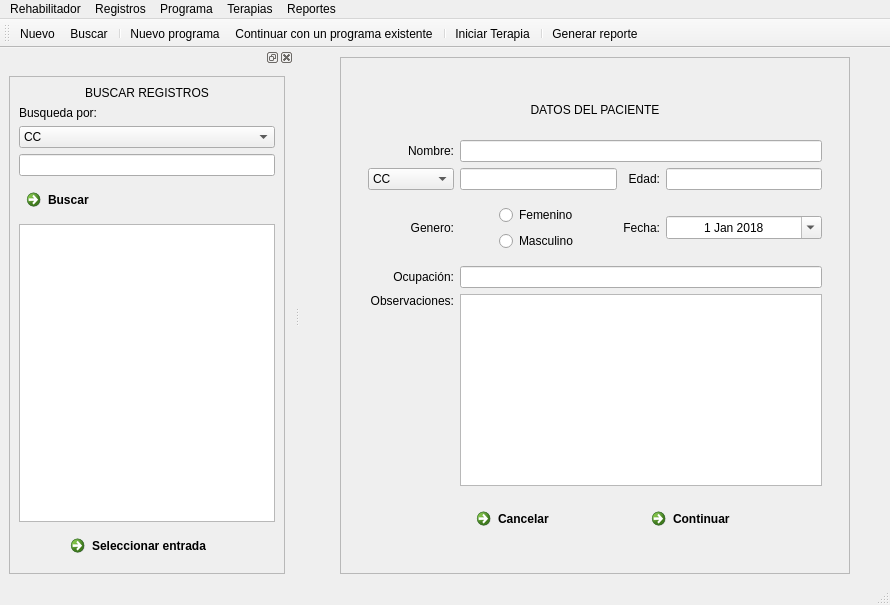
<?xml version="1.0" encoding="UTF-8"?>
<ui version="4.0">
 <class>MainWindow</class>
 <widget class="QMainWindow" name="MainWindow">
  <property name="geometry">
   <rect>
    <x>0</x>
    <y>0</y>
    <width>890</width>
    <height>605</height>
   </rect>
  </property>
  <property name="windowTitle">
   <string>Rehabilitator</string>
  </property>
  <widget class="QWidget" name="centralwidget">
   <layout class="QGridLayout" name="gridLayout">
    <item row="0" column="0">
     <widget class="QFrame" name="frame">
      <property name="sizePolicy">
       <sizepolicy hsizetype="Maximum" vsizetype="Preferred">
        <horstretch>0</horstretch>
        <verstretch>0</verstretch>
       </sizepolicy>
      </property>
      <property name="frameShape">
       <enum>QFrame::StyledPanel</enum>
      </property>
      <property name="frameShadow">
       <enum>QFrame::Raised</enum>
      </property>
      <layout class="QGridLayout" name="gridLayout_4">
       <item row="0" column="0">
        <widget class="QStackedWidget" name="stackedWidget">
         <property name="sizePolicy">
          <sizepolicy hsizetype="Maximum" vsizetype="Preferred">
           <horstretch>0</horstretch>
           <verstretch>0</verstretch>
          </sizepolicy>
         </property>
         <property name="currentIndex">
          <number>0</number>
         </property>
         <widget class="QWidget" name="page_2">
          <layout class="QGridLayout" name="gridLayout_2">
           <item row="0" column="0">
            <widget class="QWidget" name="widget_2" native="true">
             <property name="sizePolicy">
              <sizepolicy hsizetype="Maximum" vsizetype="Minimum">
               <horstretch>0</horstretch>
               <verstretch>0</verstretch>
              </sizepolicy>
             </property>
             <property name="maximumSize">
              <size>
               <width>600</width>
               <height>16777215</height>
              </size>
             </property>
             <property name="focusPolicy">
              <enum>Qt::NoFocus</enum>
             </property>
             <property name="contextMenuPolicy">
              <enum>Qt::DefaultContextMenu</enum>
             </property>
             <property name="inputMethodHints">
              <set>Qt::ImhPreferNumbers</set>
             </property>
             <layout class="QGridLayout" name="gridLayout_3">
              <item row="2" column="0">
               <widget class="QComboBox" name="comboBox">
                <property name="layoutDirection">
                 <enum>Qt::LeftToRight</enum>
                </property>
                <item>
                 <property name="text">
                  <string>CC</string>
                 </property>
                </item>
                <item>
                 <property name="text">
                  <string>TI</string>
                 </property>
                </item>
                <item>
                 <property name="text">
                  <string>Pasaporte</string>
                 </property>
                </item>
               </widget>
              </item>
              <item row="1" column="0">
               <widget class="QLabel" name="label_3">
                <property name="text">
                 <string>Nombre:</string>
                </property>
                <property name="alignment">
                 <set>Qt::AlignRight|Qt::AlignTrailing|Qt::AlignVCenter</set>
                </property>
               </widget>
              </item>
              <item row="4" column="0">
               <widget class="QLabel" name="label_6">
                <property name="text">
                 <string>Genero:</string>
                </property>
                <property name="alignment">
                 <set>Qt::AlignRight|Qt::AlignTrailing|Qt::AlignVCenter</set>
                </property>
               </widget>
              </item>
              <item row="2" column="3">
               <widget class="QLineEdit" name="lineEdit_3">
                <property name="inputMethodHints">
                 <set>Qt::ImhPreferNumbers</set>
                </property>
                <property name="maxLength">
                 <number>2</number>
                </property>
                <property name="frame">
                 <bool>true</bool>
                </property>
                <property name="alignment">
                 <set>Qt::AlignCenter</set>
                </property>
               </widget>
              </item>
              <item row="1" column="1" colspan="3">
               <widget class="QLineEdit" name="lineEdit">
                <property name="maximumSize">
                 <size>
                  <width>16777215</width>
                  <height>16777215</height>
                 </size>
                </property>
                <property name="alignment">
                 <set>Qt::AlignCenter</set>
                </property>
               </widget>
              </item>
              <item row="6" column="1" colspan="3">
               <widget class="QTextEdit" name="textEdit">
                <property name="sizePolicy">
                 <sizepolicy hsizetype="Expanding" vsizetype="Minimum">
                  <horstretch>0</horstretch>
                  <verstretch>0</verstretch>
                 </sizepolicy>
                </property>
               </widget>
              </item>
              <item row="2" column="2">
               <widget class="QLabel" name="label_5">
                <property name="text">
                 <string>Edad:</string>
                </property>
                <property name="alignment">
                 <set>Qt::AlignRight|Qt::AlignTrailing|Qt::AlignVCenter</set>
                </property>
               </widget>
              </item>
              <item row="2" column="1">
               <widget class="QLineEdit" name="lineEdit_2">
                <property name="inputMethodHints">
                 <set>Qt::ImhFormattedNumbersOnly|Qt::ImhPreferNumbers</set>
                </property>
                <property name="maxLength">
                 <number>10</number>
                </property>
                <property name="alignment">
                 <set>Qt::AlignCenter</set>
                </property>
                <property name="cursorMoveStyle">
                 <enum>Qt::LogicalMoveStyle</enum>
                </property>
               </widget>
              </item>
              <item row="5" column="0">
               <widget class="QLabel" name="label">
                <property name="text">
                 <string>Ocupación:</string>
                </property>
                <property name="alignment">
                 <set>Qt::AlignRight|Qt::AlignTrailing|Qt::AlignVCenter</set>
                </property>
               </widget>
              </item>
              <item row="6" column="0" alignment="Qt::AlignTop">
               <widget class="QLabel" name="label_7">
                <property name="text">
                 <string>Observaciones:</string>
                </property>
                <property name="alignment">
                 <set>Qt::AlignRight|Qt::AlignTrailing|Qt::AlignVCenter</set>
                </property>
               </widget>
              </item>
              <item row="0" column="0" colspan="4">
               <widget class="QLabel" name="label_2">
                <property name="text">
                 <string>DATOS DEL PACIENTE</string>
                </property>
                <property name="alignment">
                 <set>Qt::AlignCenter</set>
                </property>
               </widget>
              </item>
              <item row="4" column="3">
               <widget class="QDateEdit" name="dateEdit">
                <property name="alignment">
                 <set>Qt::AlignCenter</set>
                </property>
                <property name="calendarPopup">
                 <bool>true</bool>
                </property>
                <property name="date">
                 <date>
                  <year>2018</year>
                  <month>1</month>
                  <day>1</day>
                 </date>
                </property>
               </widget>
              </item>
              <item row="4" column="2">
               <widget class="QLabel" name="label_4">
                <property name="text">
                 <string>Fecha:</string>
                </property>
                <property name="alignment">
                 <set>Qt::AlignRight|Qt::AlignTrailing|Qt::AlignVCenter</set>
                </property>
               </widget>
              </item>
              <item row="4" column="1" alignment="Qt::AlignHCenter">
               <widget class="QWidget" name="widget_3" native="true">
                <layout class="QVBoxLayout" name="verticalLayout_2">
                 <item>
                  <widget class="QRadioButton" name="radioButton">
                   <property name="text">
                    <string>Femenino</string>
                   </property>
                  </widget>
                 </item>
                 <item>
                  <widget class="QRadioButton" name="radioButton_2">
                   <property name="inputMethodHints">
                    <set>Qt::ImhFormattedNumbersOnly</set>
                   </property>
                   <property name="text">
                    <string>Masculino</string>
                   </property>
                  </widget>
                 </item>
                </layout>
               </widget>
              </item>
              <item row="5" column="1" colspan="3">
               <widget class="QLineEdit" name="lineEdit_5">
                <property name="alignment">
                 <set>Qt::AlignCenter</set>
                </property>
               </widget>
              </item>
              <item row="7" column="1" colspan="3">
               <widget class="QWidget" name="widget" native="true">
                <layout class="QHBoxLayout" name="horizontalLayout">
                 <item>
                  <widget class="QCommandLinkButton" name="commandLinkButton_2">
                   <property name="text">
                    <string>Cancelar</string>
                   </property>
                   <property name="icon">
                    <iconset>
                     <normaloff>icons/126466-multimedia-collection/png/back.png</normaloff>icons/126466-multimedia-collection/png/back.png</iconset>
                   </property>
                  </widget>
                 </item>
                 <item>
                  <widget class="QCommandLinkButton" name="commandLinkButton">
                   <property name="text">
                    <string>Continuar</string>
                   </property>
                   <property name="icon">
                    <iconset>
                     <normaloff>icons/126466-multimedia-collection/png/next-1.png</normaloff>icons/126466-multimedia-collection/png/next-1.png</iconset>
                   </property>
                  </widget>
                 </item>
                </layout>
               </widget>
              </item>
             </layout>
            </widget>
           </item>
          </layout>
         </widget>
         <widget class="QWidget" name="page">
          <layout class="QGridLayout" name="gridLayout_5">
           <item row="0" column="0">
            <widget class="QWidget" name="widget_4" native="true">
             <property name="sizePolicy">
              <sizepolicy hsizetype="Maximum" vsizetype="Preferred">
               <horstretch>0</horstretch>
               <verstretch>0</verstretch>
              </sizepolicy>
             </property>
             <property name="maximumSize">
              <size>
               <width>600</width>
               <height>16777215</height>
              </size>
             </property>
             <layout class="QGridLayout" name="gridLayout_6">
              <item row="1" column="0">
               <widget class="QLabel" name="label_9">
                <property name="text">
                 <string>Sesiones totales</string>
                </property>
               </widget>
              </item>
              <item row="1" column="3">
               <widget class="QLineEdit" name="lineEdit_7">
                <property name="alignment">
                 <set>Qt::AlignCenter</set>
                </property>
               </widget>
              </item>
              <item row="2" column="3">
               <widget class="QDateEdit" name="dateEdit_3">
                <property name="alignment">
                 <set>Qt::AlignCenter</set>
                </property>
                <property name="calendarPopup">
                 <bool>true</bool>
                </property>
               </widget>
              </item>
              <item row="3" column="0">
               <widget class="QLabel" name="label_15">
                <property name="text">
                 <string>Observaciones:</string>
                </property>
                <property name="alignment">
                 <set>Qt::AlignLeading|Qt::AlignLeft|Qt::AlignTop</set>
                </property>
               </widget>
              </item>
              <item row="2" column="0">
               <widget class="QLabel" name="label_13">
                <property name="text">
                 <string>Fecha de inicio</string>
                </property>
               </widget>
              </item>
              <item row="0" column="0" colspan="4">
               <widget class="QLabel" name="label_8">
                <property name="sizePolicy">
                 <sizepolicy hsizetype="Preferred" vsizetype="Maximum">
                  <horstretch>0</horstretch>
                  <verstretch>0</verstretch>
                 </sizepolicy>
                </property>
                <property name="text">
                 <string>NUEVO PROGRAMA</string>
                </property>
                <property name="alignment">
                 <set>Qt::AlignCenter</set>
                </property>
               </widget>
              </item>
              <item row="3" column="1" colspan="3">
               <widget class="QTextEdit" name="textEdit_2">
                <property name="sizePolicy">
                 <sizepolicy hsizetype="Expanding" vsizetype="Maximum">
                  <horstretch>0</horstretch>
                  <verstretch>0</verstretch>
                 </sizepolicy>
                </property>
               </widget>
              </item>
              <item row="2" column="2">
               <widget class="QLabel" name="label_14">
                <property name="text">
                 <string>Fecha de finalización</string>
                </property>
               </widget>
              </item>
              <item row="1" column="1">
               <widget class="QLineEdit" name="lineEdit_4">
                <property name="alignment">
                 <set>Qt::AlignCenter</set>
                </property>
               </widget>
              </item>
              <item row="1" column="2">
               <widget class="QLabel" name="label_12">
                <property name="text">
                 <string>Sesiones por semana</string>
                </property>
               </widget>
              </item>
              <item row="2" column="1">
               <widget class="QDateEdit" name="dateEdit_2">
                <property name="alignment">
                 <set>Qt::AlignCenter</set>
                </property>
                <property name="calendarPopup">
                 <bool>true</bool>
                </property>
               </widget>
              </item>
              <item row="4" column="1" colspan="3">
               <widget class="QWidget" name="widget_6" native="true">
                <property name="sizePolicy">
                 <sizepolicy hsizetype="Preferred" vsizetype="Maximum">
                  <horstretch>0</horstretch>
                  <verstretch>0</verstretch>
                 </sizepolicy>
                </property>
                <layout class="QGridLayout" name="gridLayout_10">
                 <item row="0" column="1">
                  <widget class="QCommandLinkButton" name="commandLinkButton_5">
                   <property name="sizePolicy">
                    <sizepolicy hsizetype="Preferred" vsizetype="Maximum">
                     <horstretch>0</horstretch>
                     <verstretch>0</verstretch>
                    </sizepolicy>
                   </property>
                   <property name="text">
                    <string>Continuar</string>
                   </property>
                   <property name="icon">
                    <iconset>
                     <normaloff>icons/126466-multimedia-collection/png/next-1.png</normaloff>icons/126466-multimedia-collection/png/next-1.png</iconset>
                   </property>
                  </widget>
                 </item>
                 <item row="0" column="0">
                  <widget class="QCommandLinkButton" name="commandLinkButton_6">
                   <property name="text">
                    <string>Atrás</string>
                   </property>
                   <property name="icon">
                    <iconset>
                     <normaloff>icons/126466-multimedia-collection/png/back.png</normaloff>icons/126466-multimedia-collection/png/back.png</iconset>
                   </property>
                  </widget>
                 </item>
                </layout>
               </widget>
              </item>
             </layout>
            </widget>
           </item>
          </layout>
         </widget>
         <widget class="QWidget" name="page_3">
          <layout class="QGridLayout" name="gridLayout_7">
           <item row="0" column="0">
            <widget class="QWidget" name="widget_5" native="true"/>
           </item>
          </layout>
         </widget>
        </widget>
       </item>
      </layout>
     </widget>
    </item>
   </layout>
  </widget>
  <widget class="QMenuBar" name="menubar">
   <property name="geometry">
    <rect>
     <x>0</x>
     <y>0</y>
     <width>890</width>
     <height>22</height>
    </rect>
   </property>
   <widget class="QMenu" name="menuRehabilitador">
    <property name="title">
     <string>Rehabilitador</string>
    </property>
    <addaction name="actionAcerca_de"/>
    <addaction name="actionLicencia"/>
    <addaction name="separator"/>
    <addaction name="actionSalir"/>
   </widget>
   <widget class="QMenu" name="menuRegsitro">
    <property name="title">
     <string>Registros</string>
    </property>
    <addaction name="actionNuevo_registro_2"/>
    <addaction name="actionBuscar_registro_3"/>
    <addaction name="separator"/>
    <addaction name="actionTodos_los_registros"/>
   </widget>
   <widget class="QMenu" name="menuPrograma">
    <property name="title">
     <string>Programa</string>
    </property>
    <addaction name="actionNuevo_2"/>
    <addaction name="actionExistente"/>
   </widget>
   <widget class="QMenu" name="menuTerapias">
    <property name="title">
     <string>Terapias</string>
    </property>
    <addaction name="separator"/>
    <addaction name="actionActiva_2"/>
    <addaction name="actionPasiva_2"/>
    <addaction name="actionResistiva_2"/>
    <addaction name="separator"/>
    <addaction name="actionInformaci_n"/>
   </widget>
   <widget class="QMenu" name="menuReportes">
    <property name="title">
     <string>Reportes</string>
    </property>
    <addaction name="actionGenerar_reporte_de_sesi_n_2"/>
    <addaction name="actionGenerar_reporte_de_programa_2"/>
    <addaction name="actionGenerar_historial_de_paciente"/>
   </widget>
   <addaction name="menuRehabilitador"/>
   <addaction name="menuRegsitro"/>
   <addaction name="menuPrograma"/>
   <addaction name="menuTerapias"/>
   <addaction name="menuReportes"/>
  </widget>
  <widget class="QStatusBar" name="statusbar"/>
  <widget class="QToolBar" name="toolBar_2">
   <property name="windowTitle">
    <string>toolBar_2</string>
   </property>
   <attribute name="toolBarArea">
    <enum>TopToolBarArea</enum>
   </attribute>
   <attribute name="toolBarBreak">
    <bool>false</bool>
   </attribute>
   <addaction name="actionNuevo_registro"/>
   <addaction name="actionBuscar_registro_2"/>
   <addaction name="separator"/>
   <addaction name="actionNuevo"/>
   <addaction name="action_Existente"/>
   <addaction name="separator"/>
   <addaction name="actionIniciarTerapia"/>
   <addaction name="separator"/>
   <addaction name="actionGenerarReporte"/>
  </widget>
  <widget class="QDockWidget" name="dockWidget_3">
   <property name="enabled">
    <bool>true</bool>
   </property>
   <property name="sizePolicy">
    <sizepolicy hsizetype="Expanding" vsizetype="Preferred">
     <horstretch>0</horstretch>
     <verstretch>0</verstretch>
    </sizepolicy>
   </property>
   <property name="maximumSize">
    <size>
     <width>524287</width>
     <height>524287</height>
    </size>
   </property>
   <property name="floating">
    <bool>false</bool>
   </property>
   <attribute name="dockWidgetArea">
    <number>1</number>
   </attribute>
   <widget class="QWidget" name="dockWidgetContents_3">
    <layout class="QGridLayout" name="gridLayout_8">
     <item row="0" column="0">
      <widget class="QScrollArea" name="scrollArea_2">
       <property name="sizePolicy">
        <sizepolicy hsizetype="Expanding" vsizetype="Expanding">
         <horstretch>0</horstretch>
         <verstretch>0</verstretch>
        </sizepolicy>
       </property>
       <property name="maximumSize">
        <size>
         <width>400</width>
         <height>16777215</height>
        </size>
       </property>
       <property name="widgetResizable">
        <bool>true</bool>
       </property>
       <widget class="QWidget" name="scrollAreaWidgetContents_2">
        <property name="geometry">
         <rect>
          <x>0</x>
          <y>0</y>
          <width>305</width>
          <height>483</height>
         </rect>
        </property>
        <layout class="QGridLayout" name="gridLayout_9">
         <item row="1" column="0">
          <widget class="QLabel" name="label_11">
           <property name="text">
            <string>Busqueda por:</string>
           </property>
          </widget>
         </item>
         <item row="4" column="0">
          <widget class="QCommandLinkButton" name="commandLinkButton_3">
           <property name="layoutDirection">
            <enum>Qt::LeftToRight</enum>
           </property>
           <property name="text">
            <string>Buscar</string>
           </property>
          </widget>
         </item>
         <item row="0" column="0">
          <widget class="QLabel" name="label_10">
           <property name="text">
            <string>BUSCAR REGISTROS</string>
           </property>
           <property name="alignment">
            <set>Qt::AlignCenter</set>
           </property>
          </widget>
         </item>
         <item row="2" column="0">
          <widget class="QComboBox" name="comboBox_2">
           <item>
            <property name="text">
             <string>CC</string>
            </property>
           </item>
           <item>
            <property name="text">
             <string>TI</string>
            </property>
           </item>
           <item>
            <property name="text">
             <string>PASAPORTE</string>
            </property>
           </item>
          </widget>
         </item>
         <item row="3" column="0">
          <widget class="QLineEdit" name="lineEdit_6"/>
         </item>
         <item row="6" column="0" alignment="Qt::AlignHCenter">
          <widget class="QCommandLinkButton" name="commandLinkButton_4">
           <property name="text">
            <string>Seleccionar entrada</string>
           </property>
          </widget>
         </item>
         <item row="5" column="0">
          <widget class="QTableWidget" name="tableWidget"/>
         </item>
        </layout>
       </widget>
      </widget>
     </item>
    </layout>
   </widget>
  </widget>
  <action name="actionBuscar_registro">
   <property name="text">
    <string>Buscar registro</string>
   </property>
  </action>
  <action name="actionBuscar_registro_2">
   <property name="icon">
    <iconset>
     <normaloff>icons/126466-multimedia-collection/png/magnifying-glass.png</normaloff>icons/126466-multimedia-collection/png/magnifying-glass.png</iconset>
   </property>
   <property name="text">
    <string>Buscar</string>
   </property>
  </action>
  <action name="actionNuevo_registro">
   <property name="icon">
    <iconset>
     <normaloff>icons/112154-web-navigation-line-craft/png/add-button.png</normaloff>icons/112154-web-navigation-line-craft/png/add-button.png</iconset>
   </property>
   <property name="text">
    <string>Nuevo</string>
   </property>
  </action>
  <action name="actionNuevo_registro_2">
   <property name="text">
    <string>Nuevo registro</string>
   </property>
  </action>
  <action name="actionBuscar_registro_3">
   <property name="text">
    <string>Buscar registro</string>
   </property>
  </action>
  <action name="actionTodos_los_registros">
   <property name="text">
    <string>Todos los registros</string>
   </property>
  </action>
  <action name="actionAcerca_de">
   <property name="text">
    <string>Acerca de </string>
   </property>
  </action>
  <action name="actionLicencia">
   <property name="text">
    <string>Licencia</string>
   </property>
  </action>
  <action name="actionSalir">
   <property name="text">
    <string>Salir</string>
   </property>
  </action>
  <action name="actionNuevo">
   <property name="icon">
    <iconset>
     <normaloff>icons/112154-web-navigation-line-craft/png/note.png</normaloff>icons/112154-web-navigation-line-craft/png/note.png</iconset>
   </property>
   <property name="text">
    <string>Nuevo programa</string>
   </property>
  </action>
  <action name="action_Existente">
   <property name="icon">
    <iconset>
     <normaloff>icons/126466-multimedia-collection/png/edit.png</normaloff>icons/126466-multimedia-collection/png/edit.png</iconset>
   </property>
   <property name="text">
    <string>Continuar con un programa existente</string>
   </property>
  </action>
  <action name="actionNuevo_2">
   <property name="text">
    <string>Nuevo</string>
   </property>
  </action>
  <action name="actionExistente">
   <property name="text">
    <string>Existente</string>
   </property>
  </action>
  <action name="actionIniciarTerapia">
   <property name="icon">
    <iconset>
     <normaloff>icons/medicina.png</normaloff>icons/medicina.png</iconset>
   </property>
   <property name="text">
    <string>Iniciar Terapia</string>
   </property>
  </action>
  <action name="actionPasiva">
   <property name="text">
    <string>Pasiva</string>
   </property>
  </action>
  <action name="actionResistiva">
   <property name="text">
    <string>Resistiva</string>
   </property>
  </action>
  <action name="actionInformaci_n">
   <property name="text">
    <string>Información</string>
   </property>
  </action>
  <action name="actionActiva_2">
   <property name="text">
    <string>Activa</string>
   </property>
  </action>
  <action name="actionPasiva_2">
   <property name="text">
    <string>Pasiva</string>
   </property>
  </action>
  <action name="actionResistiva_2">
   <property name="text">
    <string>Resistiva</string>
   </property>
  </action>
  <action name="actionGenerarReporte">
   <property name="icon">
    <iconset>
     <normaloff>icons/126466-multimedia-collection/png/printer.png</normaloff>icons/126466-multimedia-collection/png/printer.png</iconset>
   </property>
   <property name="text">
    <string>Generar reporte</string>
   </property>
  </action>
  <action name="actionGenerar_reporte_de_programa">
   <property name="text">
    <string>Generar reporte de programa</string>
   </property>
  </action>
  <action name="actionGenerar_historial_del_paciente">
   <property name="text">
    <string>Generar historial del paciente</string>
   </property>
  </action>
  <action name="actionGenerar_reporte_de_sesi_n_2">
   <property name="text">
    <string>Generar reporte de sesión</string>
   </property>
  </action>
  <action name="actionGenerar_reporte_de_programa_2">
   <property name="text">
    <string>Generar reporte de programa</string>
   </property>
  </action>
  <action name="actionGenerar_historial_de_paciente">
   <property name="text">
    <string>Generar historial de paciente</string>
   </property>
  </action>
 </widget>
 <tabstops>
  <tabstop>lineEdit</tabstop>
  <tabstop>comboBox</tabstop>
  <tabstop>lineEdit_2</tabstop>
  <tabstop>lineEdit_3</tabstop>
  <tabstop>radioButton</tabstop>
  <tabstop>radioButton_2</tabstop>
  <tabstop>dateEdit</tabstop>
  <tabstop>lineEdit_5</tabstop>
  <tabstop>textEdit</tabstop>
  <tabstop>commandLinkButton_2</tabstop>
  <tabstop>commandLinkButton</tabstop>
  <tabstop>scrollArea_2</tabstop>
  <tabstop>comboBox_2</tabstop>
  <tabstop>lineEdit_6</tabstop>
  <tabstop>commandLinkButton_3</tabstop>
  <tabstop>tableWidget</tabstop>
  <tabstop>commandLinkButton_4</tabstop>
  <tabstop>lineEdit_4</tabstop>
  <tabstop>lineEdit_7</tabstop>
  <tabstop>dateEdit_2</tabstop>
  <tabstop>dateEdit_3</tabstop>
  <tabstop>textEdit_2</tabstop>
  <tabstop>commandLinkButton_6</tabstop>
  <tabstop>commandLinkButton_5</tabstop>
 </tabstops>
 <resources/>
 <connections/>
</ui>
